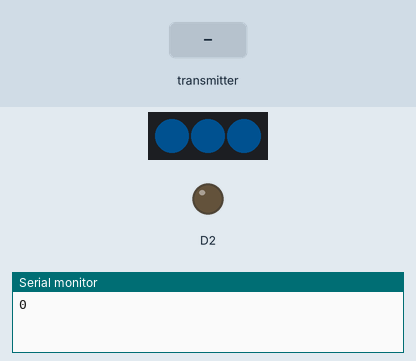
A sketch run on a simulated ESP8266 (NodeMCU). On the bench: 3 RGB LEDs in strip order, left to right, output pins drawn as LEDs (lit = HIGH), the last lines printed to the serial monitor. The test bench sets the inputs (shaded band). Dim RGB values are drawn brighter than linear.

Above: at 9.3 s.
9.4 s: the transmitter starts sending recep_alert = 1
At 10.98 s:
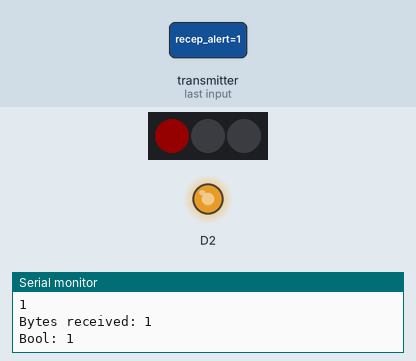
12.4 s: the transmitter starts sending recep_alert = 0
At 14.31 s:
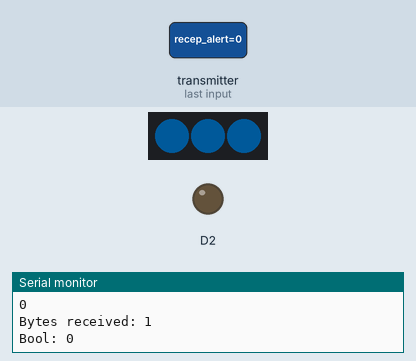
Timing chart, 0 to 21.4 s (numbered marks = the images above; inputs shaded):
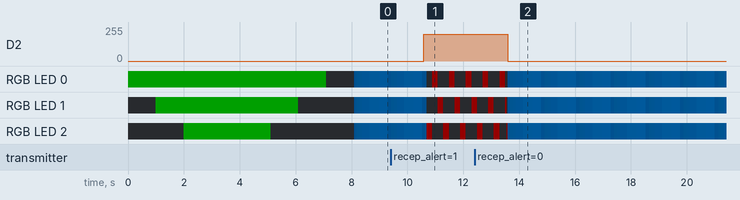

The sketch:

Code_Receptor.ino
```cpp
#include <ESP8266WiFi.h>
#include <Adafruit_NeoPixel.h>
#include <espnow.h>

#define LED_PIN D3
#define LED_COUNT 3

Adafruit_NeoPixel strip(LED_COUNT, LED_PIN, NEO_GRB + NEO_KHZ800);

typedef struct recep_msg
{

  bool recep_alert;
} recep_msg;

recep_msg myData;

boolean alert = false;

void OnDataRecv(uint8_t *mac, uint8_t *incomingData, uint8_t len)
{
  memcpy(&myData, incomingData, sizeof(myData));
  Serial.print("Bytes received: ");
  Serial.println(len);
  Serial.print("Bool: ");
  Serial.println(myData.recep_alert);
  alert = myData.recep_alert;
  Serial.println();
}

void setup()
{

  Serial.begin(115200);
  strip.begin();
  strip.show();
  strip.setBrightness(50);
  myData.recep_alert = false;

  WiFi.mode(WIFI_STA);

  if (esp_now_init() != 0)
  {
    Serial.println("Error initializing ESP-NOW");
    return;
  }

  esp_now_set_self_role(ESP_NOW_ROLE_SLAVE);
  esp_now_register_recv_cb(OnDataRecv);
  onboot_Mode(0,165,0);

}

void loop()
{
  Serial.println(myData.recep_alert);
  if (myData.recep_alert == true)
  {
    alert_Mode(127, 0, 0, 50);
  }
  else
  {
    standby_Mode(2, 59, 100);
  }
}
void standby_Mode(int r, int g, int b)
{
  analogWrite(D2,0);
  for (int i = 40; i <= 80; i++)
  {
    strip.fill(strip.Color(r, g, b), 0, 3);
    strip.setBrightness(i);
    strip.show();
    delay(20);
  }
  for (int i = 80; i >= 40; i--)
  {
    strip.fill(strip.Color(r, g, b), 0, 3);
    strip.setBrightness(i);
    strip.show();
    delay(10);
  }
}
void alert_Mode(int r, int g, int b, int wait)
{
  analogWrite(D2,200);
  for (int a = 0; a < 10; a++)
  {
    for (int b = 0; b < 3; b++)
    {
      strip.clear();
      for (int c = b; c < strip.numPixels(); c += 3)
      {
        strip.setPixelColor(c, r, g, b);
      }
      strip.show();
      delay(wait);
    }
  }
}
void onboot_Mode(int r, int g, int b){
  for (int i = 0; i <= 3; i++)
  {
    strip.setPixelColor(i, r, g, b);
    strip.show();
    delay(1000);
  }
  delay(100);
  for (int i = 3; i >= 0; i--)
  {
    strip.setPixelColor(i, 0, 0, 0);
    strip.show();
    delay(1000);
  }
  strip.show();
  strip.clear();
}
```

Measured:
- after the input at 9.4 s, D2: 0/255 → 200/255 after 1.2 s
- after the input at 12.4 s, D2: 200/255 → 0/255 after 1.2 s
